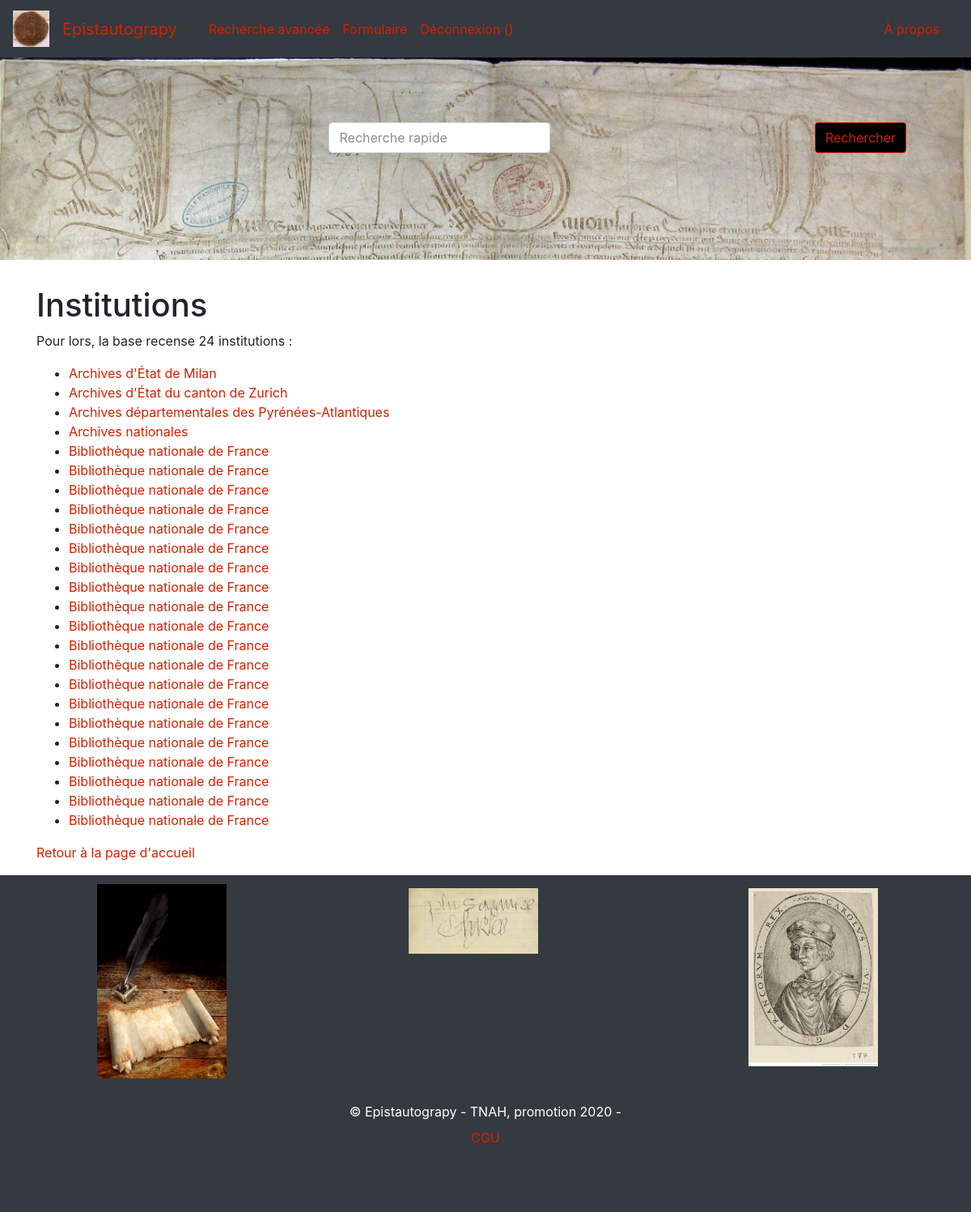
The app's page /index_institutions_conservations (signed in) with its own data.
### app/modeles/donnees.py (models this page shows, shortened)
class Institution_Conservation(db.Model) :
	__tablename__ = "institution_conservation"
	id_institution_conservation = db.Column(db.Integer, unique=True, nullable=False, primary_key=True, autoincrement=True)
	nom_institution_conservation = db.Column(db.String(45))
	latitude_institution_conservation = db.Column(db.Float)
	longitude_institution_conservation = db.Column(db.Float)

### app/routes.py (the view)
@app.route("/index_institutions_conservations")
def index_institutions_conservations():
	institutions = Institution_Conservation.query.order_by(Institution_Conservation.nom_institution_conservation).distinct().all()
	return render_template("pages/index_institutions_conservations.html", nom="Epistautograpy", institutions=institutions, institution_conservation=institution)

### app/modeles/utilisateurs.py (called while the page is built)
@login.user_loader
def trouver_utilisateur_via_id(id_user):
    return User.query.get(int(id_user))

### app/templates/pages/index_institutions_conservations.html
{% extends "conteneur.html" %}
{% block corps %}
<h1>Institutions</h1>
    {% if institutions %}
    <p>Pour lors, la base recense {{institutions|length}} institutions :</p>
        <ul>
            {% for institution in institutions %}
            <li><a id="link" href="{{url_for('institution', id_institution_conservation=institution.id_institution_conservation)}}">{{institution.nom_institution_conservation}}</a></li>
            {% endfor %}
        </ul>
    {% else %}
        <p>La base de données est en cours de constitution</p>
    {% endif %}
    <p><a id="link" href="{{url_for('accueil')}}">Retour à la page d'accueil</a></p>
{% endblock %}

### records on screen
Institution_Conservation: nom_institution_conservation "Archives d'État de Milan"
Institution_Conservation: nom_institution_conservation "Archives d'État du canton de Zurich"
Institution_Conservation: nom_institution_conservation "Archives départementales des Pyrénées-Atlantiques"
Institution_Conservation: nom_institution_conservation "Archives nationales"
Institution_Conservation: nom_institution_conservation "Bibliothèque nationale de France"
Institution_Conservation: nom_institution_conservation "Bibliothèque nationale de France"
Institution_Conservation: nom_institution_conservation "Bibliothèque nationale de France"
Institution_Conservation: nom_institution_conservation "Bibliothèque nationale de France"
Institution_Conservation: nom_institution_conservation "Bibliothèque nationale de France"
Institution_Conservation: nom_institution_conservation "Bibliothèque nationale de France"
Institution_Conservation: nom_institution_conservation "Bibliothèque nationale de France"
Institution_Conservation: nom_institution_conservation "Bibliothèque nationale de France"
Institution_Conservation: nom_institution_conservation "Bibliothèque nationale de France"
Institution_Conservation: nom_institution_conservation "Bibliothèque nationale de France"
Institution_Conservation: nom_institution_conservation "Bibliothèque nationale de France"
Institution_Conservation: nom_institution_conservation "Bibliothèque nationale de France"
Institution_Conservation: nom_institution_conservation "Bibliothèque nationale de France"
Institution_Conservation: nom_institution_conservation "Bibliothèque nationale de France"
Institution_Conservation: nom_institution_conservation "Bibliothèque nationale de France"
Institution_Conservation: nom_institution_conservation "Bibliothèque nationale de France"
Institution_Conservation: nom_institution_conservation "Bibliothèque nationale de France"
Institution_Conservation: nom_institution_conservation "Bibliothèque nationale de France"
Institution_Conservation: nom_institution_conservation "Bibliothèque nationale de France"
Institution_Conservation: nom_institution_conservation "Bibliothèque nationale de France"

### other values on screen
{{ institutions|length }} "24"
